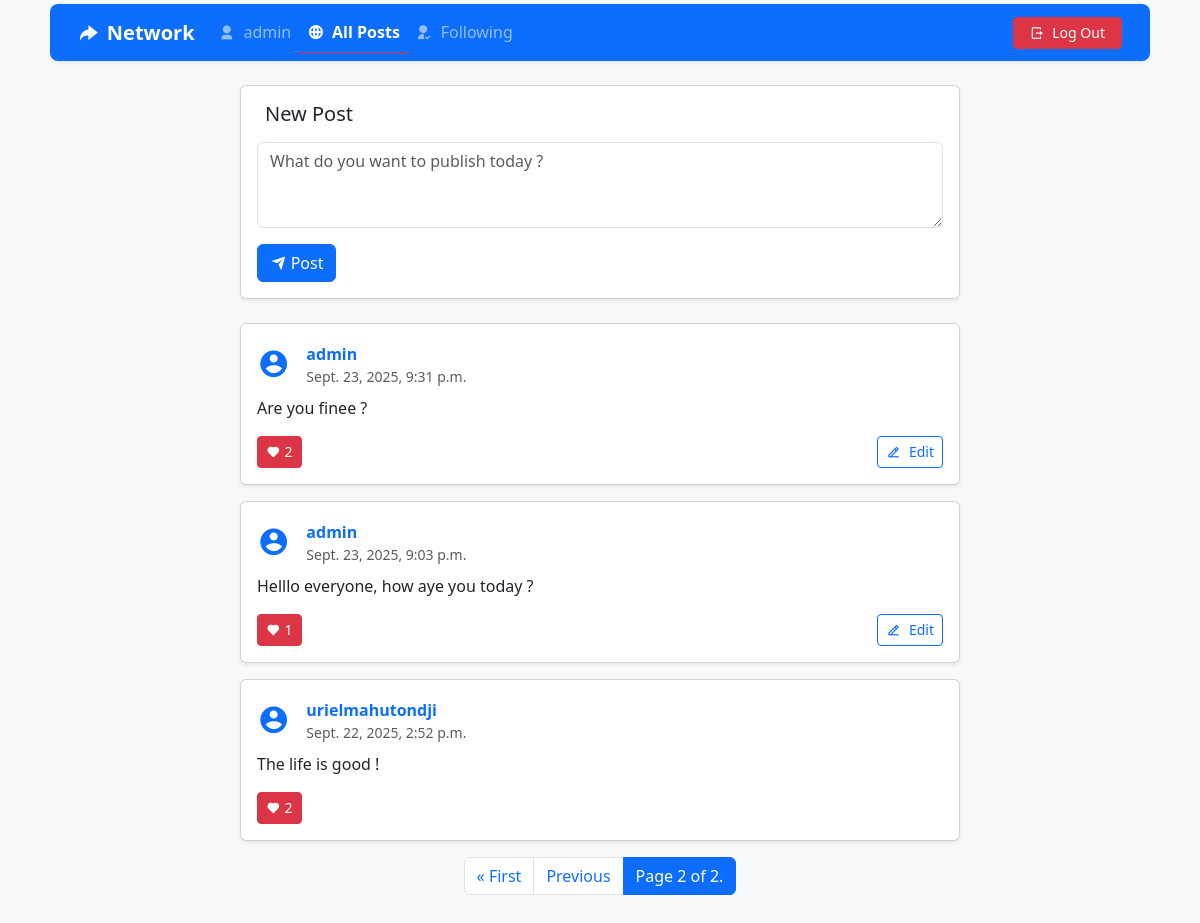
/all-post?page=2 (signed in), run on the app's committed database.
### network/models.py (models this page shows, shortened)
class User(AbstractUser):
    pass

class Posts(models.Model):
    user = models.ForeignKey(User, on_delete=models.CASCADE, related_name="posts")
    content = models.TextField()
    timestamp = models.DateTimeField(auto_now_add=True)
    likes = models.ManyToManyField(User, related_name="liked_posts", blank=True)

### network/views.py (the view)
# urls.py: path("all-post", views.index, name="index"),
@login_required
def index(request):
    posts = Posts.objects.all().order_by('-timestamp')
    paginator = Paginator(posts, 3)
    page_number = request.GET.get("page")
    page_obj = paginator.get_page(page_number)
    return render(request, "network/index.html", {"page_obj": page_obj})

### network/templates/network/index.html (shortened to what this page needs)
{% extends "network/layout.html" %}
{% block body %}
    <div class="container my-4">
        <div class="row">
            <div class="col-lg-8 mx-auto">
                <div class="card shadow-sm mb-4">
                    <div class="card-body">
                        <h5 class="card-title mb-3">New Post</h5>
                        <form action="{% url 'create_post' %}" method="post">
                            <div class="mb-3">
                                <textarea class="form-control" name="content" rows="3" placeholder="What do you want to publish today ?"></textarea>
                            </div>
                            <div class="d-flex justify-content-between align-items-center">
                                <button type="submit" class="btn btn-primary">
                                    <i class="ri-send-plane-fill me-1"></i>Post
                                </button>
                            </div>
                        </form>
                    </div>
                </div>
                <div class="posts-container">
                {% for post in page_obj %}
                    <div class="card shadow-sm mb-3 post-card">
                        <div class="card-body">
                            <div class="d-flex justify-content-between align-items-start mb-2">
                                <div class="d-flex align-items-center">
                                    <div class="profile-avatar me-3">
                                        <i class="ri-account-circle-fill text-primary fs-2"></i>
                                    </div>
                                    <div class="d-flex flex-column">
                                        <a href="{% url 'profile' post.user.username %}" class="mb-0 fw-bold text-primary text-decoration-none">{{ post.user.username }}</a>
                                        <small class="text-muted">{{ post.timestamp }}</small>
                                    </div>
                                </div>
                            </div>
                            <p class="post-content" id="content-{{ post.id }}">
                                {{ post.content }}
                            </p>
                            <div class="d-flex justify-content-between align-items-center mt-3">
                                <button class="btn {% if user in post.likes.all %}btn-danger{% else %}btn-outline-danger{% endif %} btn-sm like-btn" data-post-id="{{ post.id }}">
                                    <i class="{% if user in post.likes.all %}ri-heart-fill{% else %}ri-heart-line{% endif %} me-1"></i><span class="like-count">{{ post.likes.count }}</span>
                                </button>
                                {% if user == post.user %}
                                    <button class="btn btn-outline-primary btn-sm edit-btn" data-post-id="{{ post.id }}">
                                        <i class="ri-edit-2-line me-2"></i>Edit
                                    </button>
                                {% endif %}
                            </div>
                        </div>
                    </div>
                {% endfor %}
                <nav aria-label="...">
                    <ul class="pagination justify-content-center">
                        {% if page_obj.has_previous %}
                        <li class="page-item"><a class="page-link" href="?page=1">&laquo; First</a></li>
                        <li class="page-item"><a href="?page={{ page_obj.previous_page_number }}" class="page-link">Previous</a></li>
                        {% endif %}
                        <li class="page-item active">
                        <a class="page-link" href="#" aria-current="page">Page {{ page_obj.number }} of {{ page_obj.paginator.num_pages }}.</a>
                        </li>
                    </ul>
                </nav>
            </div>
        </div>
    </div>
{% endblock %}

### network/templates/network/layout.html (shortened to what this page needs)
{% load static %}
<!DOCTYPE html>
<html lang="en">
    <head>
        <link href="https://cdn.jsdelivr.net/npm/bootstrap@5.3.8/dist/css/bootstrap.min.css" rel="stylesheet">
        <link href="https://cdn.jsdelivr.net/npm/remixicon/fonts/remixicon.css" rel="stylesheet">
        <link href="{% static 'network/styles.css' %}" rel="stylesheet">
    </head>
    <body class="container bg-light">
        <nav class="navbar navbar-expand-lg navbar-dark bg-primary shadow-sm sticky-top rounded-3 mt-1 mx-2 px-3">
        <div class="container-fluid">
            <a class="navbar-brand fw-bold d-flex align-items-center" href="#">
            <i class="ri-share-forward-fill me-2"></i> Network
            </a>
            <div class="collapse navbar-collapse" id="navbarNav">
            <ul class="navbar-nav me-auto mb-2 mb-lg-0">
                {% if user.is_authenticated %}
                <li class="nav-item">
                    <a class="nav-link {% if request.resolver_match.url_name == 'profile' %}active  fw-bold border-bottom border-danger{% endif %}" href="{% url 'profile' user.username %}">
                    <i class="ri-user-3-fill me-1"></i> {{ user.username }}
                    </a>
                </li>
                <li class="nav-item">
                <a class="nav-link {% if request.resolver_match.url_name == 'index' %}active  fw-bold border-bottom border-danger{% endif %}" href="{% url 'index' %}">
                    <i class="ri-global-line me-1"></i> All Posts
                </a>
                </li>
                <li class="nav-item">
                    <a class="nav-link {% if request.resolver_match.url_name == 'following' %}active  fw-bold border-bottom border-danger{% endif %}" href="{% url 'following' %}">
                    <i class="ri-user-follow-fill me-1"></i> Following
                    </a>
                </li>
                {% endif %}
            </ul>
            <ul class="navbar-nav ms-auto">
                {% if user.is_authenticated %}
                <li class="nav-item align-items-end text-end">
                    <a class="btn btn-danger btn-sm px-3 " href="{% url 'logout' %}">
                    <i class="ri-logout-box-r-line me-1"></i> Log Out
                    </a>
                </li>
                {% endif %}
            </ul>
            </div>
        </div>
        </nav>
        <div class="body">
            {% block body %}
            {% endblock %}
        </div>
    </body>
</html>

### data on the page
User: username "admin"
Posts: user.username "admin", timestamp "Sept. 23, 2025, 9:31 p.m.", content "Are you finee ?", likes.count "2"
Posts: user.username "admin", timestamp "Sept. 23, 2025, 9:03 p.m.", content "Helllo everyone, how aye you today ?", likes.count "1"
Posts: user.username "urielmahutondji", timestamp "Sept. 22, 2025, 2:52 p.m.", content "The life is good !", likes.count "2"

### other printed values
{{ page_obj.number }} "2"
{{ page_obj.paginator.num_pages }} "2"
